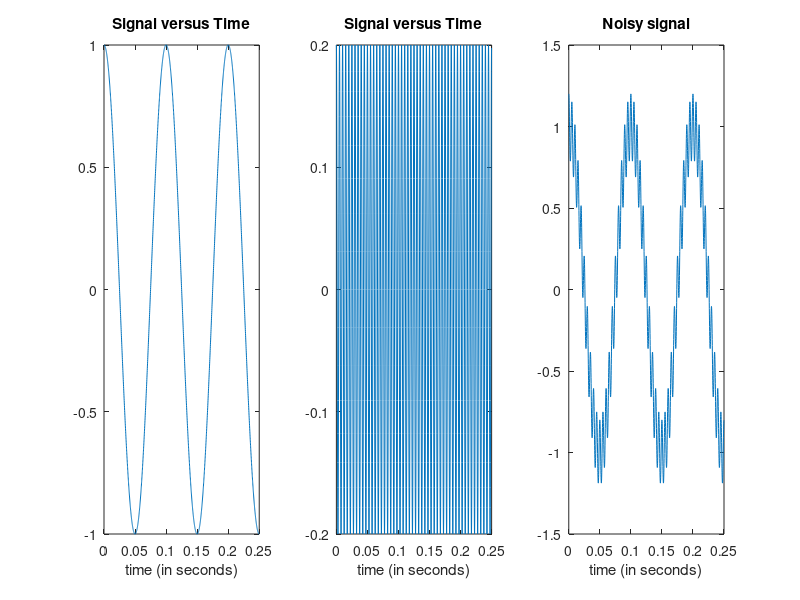

This figure's MATLAB source: (Note: this script raises an error after producing the figure.)
%%Time specifications:
Fs = 8000;                   % samples per second
dt = 1/Fs;                   % seconds per sample
StopTime = 0.25;             % seconds
t = (0:dt:StopTime-dt)';     % seconds
%%Sine wave:
Fc = 10;                     % hertz
x = cos(2*pi*Fc*t);
subplot(1,2,2)
% Plot the signal versus time:

subplot(1,3,1)
plot(t,x);
xlabel('time (in seconds)');
title('Signal versus Time');
zoom xon;

f_n = 200;
Fs2 = 8000;                   % samples per second
dt2 = 1/Fs2;                   % seconds per sample
StopTime2 = 0.25;             % seconds
t2 = (0:dt2:StopTime2-dt2)';

subplot(1,3,2)
y = 0.2*cos(2*pi*f_n*t2);
ref_noise = 0.1*cos(2*pi*f_n*t2);

plot(t2,y);
xlabel('time (in seconds)');
title('Signal versus Time');
zoom xon;
noise = y;

noisy = noise + x;

subplot(1,3,3)
plot(t, noisy);
xlabel('time (in seconds)');
title('Noisy signal');
zoom xon;

filtered_out = LMS_Algo(noisy, ref_noise);
plot(t, filtered_out);
xlabel('time (in seconds)');
title('Filtered signal');
zoom xon;
